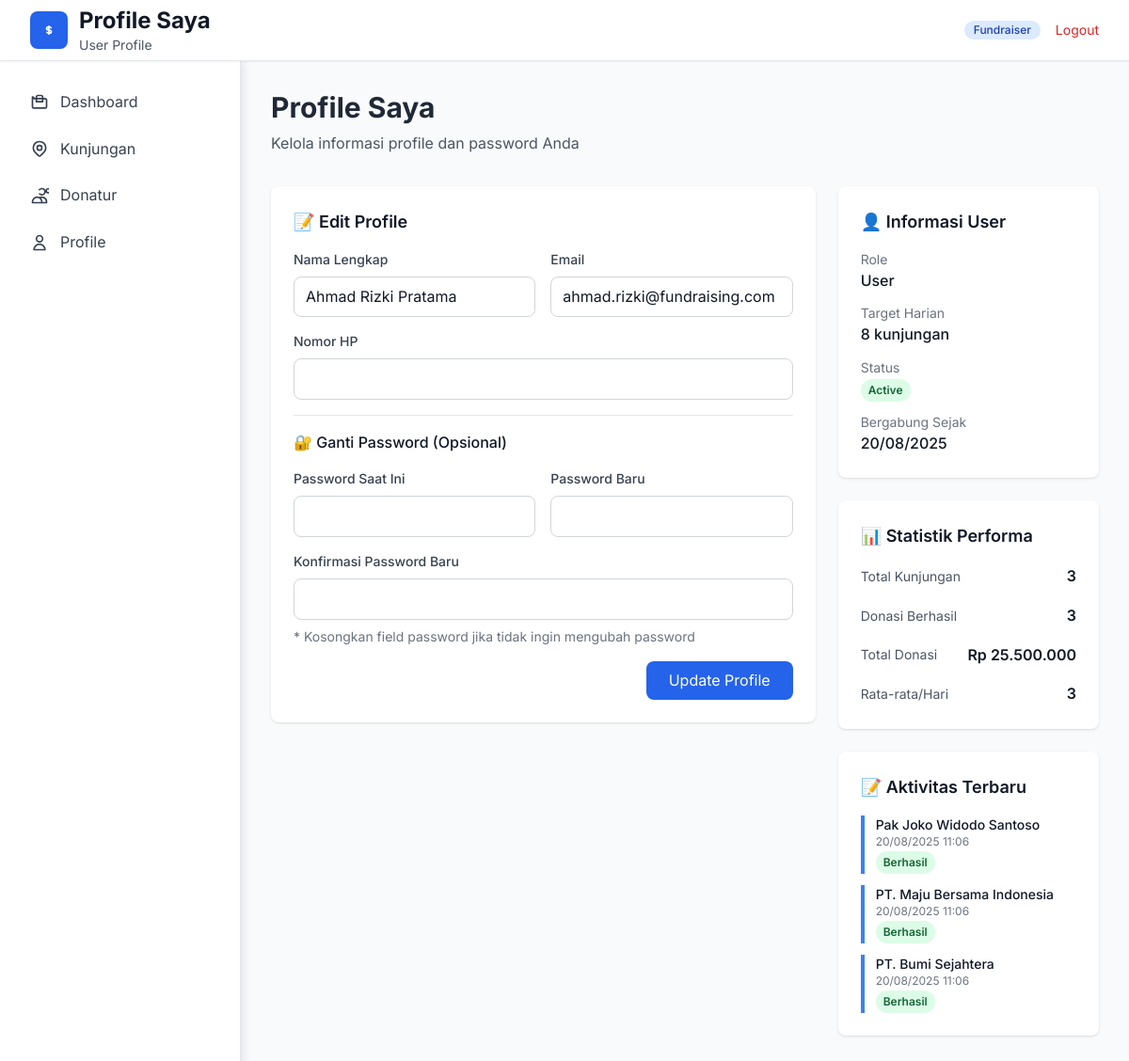
The app's page /profile.php (signed in) with its own data.
### tables this page shows
CREATE TABLE `users` (
    `id` INT UNSIGNED NOT NULL AUTO_INCREMENT,
    `name` VARCHAR(150) NOT NULL,
    `email` VARCHAR(150) DEFAULT NULL,
    `username` VARCHAR(100) DEFAULT NULL,
    `password` VARCHAR(255) NOT NULL,
    `role` ENUM('admin','monitor','user') NOT NULL DEFAULT 'user',
    `status` ENUM('active','inactive') NOT NULL DEFAULT 'active',
    `target` INT UNSIGNED NOT NULL DEFAULT 8,
    `phone` VARCHAR(25) DEFAULT NULL,
    `created_at` TIMESTAMP NOT NULL DEFAULT CURRENT_TIMESTAMP,
    `updated_at` TIMESTAMP NULL DEFAULT CURRENT_TIMESTAMP ON UPDATE CURRENT_TIMESTAMP,
    PRIMARY KEY (`id`),
    UNIQUE KEY `uq_users_email` (`email`),
    UNIQUE KEY `uq_users_username` (`username`),
    KEY `idx_users_role` (`role`),
    KEY `idx_users_status` (`status`)
);

CREATE TABLE `kunjungan` (
    `id` BIGINT UNSIGNED NOT NULL AUTO_INCREMENT,
    `fundraiser_id` INT UNSIGNED NOT NULL,
    `donatur_id` INT UNSIGNED NOT NULL,
    `status` ENUM('berhasil','tidak-berhasil','follow-up') NOT NULL,
    `nominal` BIGINT UNSIGNED NOT NULL DEFAULT 0,
    `catatan` TEXT DEFAULT NULL,
    `foto` VARCHAR(255) DEFAULT NULL,
    `latitude` DECIMAL(10,8) DEFAULT NULL,
    `longitude` DECIMAL(11,8) DEFAULT NULL,
    `location_address` TEXT DEFAULT NULL,
    `created_at` TIMESTAMP NOT NULL DEFAULT CURRENT_TIMESTAMP,
    `updated_at` TIMESTAMP NULL DEFAULT CURRENT_TIMESTAMP ON UPDATE CURRENT_TIMESTAMP,
    PRIMARY KEY (`id`),
    KEY `idx_kunjungan_fundraiser` (`fundraiser_id`),
    KEY `idx_kunjungan_donatur` (`donatur_id`),
    KEY `idx_kunjungan_status` (`status`),
    KEY `idx_kunjungan_created_at` (`created_at`),
    KEY `idx_kunjungan_foto` (`foto`),
    KEY `idx_kunjungan_location` (`latitude`,`longitude`),
    CONSTRAINT `fk_kunjungan_fundraiser`
        FOREIGN KEY (`fundraiser_id`) REFERENCES `users`(`id`)
        ON UPDATE CASCADE ON DELETE RESTRICT,
    CONSTRAINT `fk_kunjungan_donatur`
        FOREIGN KEY (`donatur_id`) REFERENCES `donatur`(`id`)
        ON UPDATE CASCADE ON DELETE RESTRICT
);

CREATE TABLE `donatur` (
    `id` INT UNSIGNED NOT NULL AUTO_INCREMENT,
    `nama` VARCHAR(150) NOT NULL,
    `hp` VARCHAR(25) NOT NULL,
    `alamat` TEXT DEFAULT NULL,
    `created_at` TIMESTAMP NOT NULL DEFAULT CURRENT_TIMESTAMP,
    PRIMARY KEY (`id`),
    UNIQUE KEY `uq_donatur_hp` (`hp`)
);

### profile.php (the view, shortened to what this page needs)
<?php
require_once 'config.php';
$stmt = $pdo->prepare("SELECT * FROM users WHERE id = :id");
$stmt->bindParam(':id', $_SESSION['user_id']);
$stmt->execute();
$user = $stmt->fetch(PDO::FETCH_ASSOC);
try {
    $user_id = $user['id'];
    $stmt = $pdo->prepare("SELECT COUNT(*) FROM kunjungan WHERE fundraiser_id = ?");
    $stmt->execute([$user_id]);
    $total_kunjungan = $stmt->fetchColumn();
    $stmt = $pdo->prepare("SELECT COUNT(*) FROM kunjungan WHERE fundraiser_id = ? AND status = 'berhasil'");
    $stmt->execute([$user_id]);
    $total_berhasil = $stmt->fetchColumn();
    $stmt = $pdo->prepare("SELECT COALESCE(SUM(nominal), 0) FROM kunjungan WHERE fundraiser_id = ? AND status = 'berhasil'");
    $stmt->execute([$user_id]);
    $total_nominal = $stmt->fetchColumn();
    $stmt = $pdo->prepare("
        SELECT AVG(daily_count) as avg_per_day
        FROM (
            SELECT DATE(created_at) as visit_date, COUNT(*) as daily_count
            FROM kunjungan
            WHERE fundraiser_id = ? AND created_at >= DATE_SUB(CURDATE(), INTERVAL 30 DAY)
            GROUP BY DATE(created_at)
        ) as daily_stats
    ");
    $stmt->execute([$user_id]);
    $avg_per_day = round($stmt->fetchColumn(), 1);
    $stmt = $pdo->prepare("
        SELECT k.*, d.nama as donatur_name
        FROM kunjungan k
        LEFT JOIN donatur d ON k.donatur_id = d.id
        WHERE k.fundraiser_id = ?
        ORDER BY k.created_at DESC
        LIMIT 5
    ");
    $stmt->execute([$user_id]);
    $recent_activities = $stmt->fetchAll(PDO::FETCH_ASSOC);
} catch (Exception $e) {
    $error_message = $e->getMessage();
    $total_kunjungan = 0;
    $total_berhasil = 0;
    $total_nominal = 0;
    $avg_per_day = 0;
    $recent_activities = [];
}
?>
<!DOCTYPE html>
<html lang="id">
<head>
    <script src="https://cdn.tailwindcss.com"></script>
    <link rel="stylesheet" href="styles/main.css">
    <link rel="stylesheet" href="styles/icon-fixes.css">
</head>
<body class="bg-gray-100">
    <header class="bg-white shadow-sm border-b">
        <div class="max-w-full mx-auto px-4 sm:px-6 lg:px-8">
            <div class="flex justify-between items-center" style="height: 64px !important;">
                <div class="flex items-center">
                    <?php
                    require_once 'logo_manager.php';
                    echo get_logo_html('w-10 h-10', 'mr-3');
                    ?>
                    <div>
                        <h1 class="text-xl md:text-2xl font-bold text-gray-900">Profile Saya</h1>
                        <p class="text-sm text-gray-600">User Profile</p>
                    </div>
                </div>
                <div class="flex items-center space-x-2 md:space-x-4">
                    <span class="inline-flex items-center px-2 py-1 md:px-2.5 md:py-0.5 rounded-full text-xs font-medium bg-blue-100 text-blue-800">Fundraiser</span>
                    <a href="logout.php" class="text-xs md:text-sm text-red-600 hover:text-red-800">Logout</a>
                </div>
            </div>
        </div>
    </header>
    <div class="flex">
        <div class="main-content flex-1 p-4 md:p-8">
            <div class="mb-6 md:mb-8">
                <h2 class="text-2xl md:text-3xl font-bold text-gray-800">Profile Saya</h2>
                <p class="text-gray-600 mt-2">Kelola informasi profile dan password Anda</p>
            </div>
            <div class="grid grid-cols-1 lg:grid-cols-3 gap-6">
                <div class="lg:col-span-2">
                    <div class="bg-white rounded-lg shadow p-6">
                        <h3 class="text-lg font-semibold text-gray-900 mb-4">📝 Edit Profile</h3>
                        <form method="POST" class="space-y-4">
                            <div class="grid grid-cols-1 md:grid-cols-2 gap-4">
                                <div>
                                    <label class="block text-sm font-medium text-gray-700 mb-2">Nama Lengkap</label>
                                    <input type="text" name="name" value="<?php echo htmlspecialchars($user['name']); ?>" required
                                           class="w-full px-3 py-2 border border-gray-300 rounded-lg focus:outline-none focus:ring-2 focus:ring-blue-500">
                                </div>
                                <div>
                                    <label class="block text-sm font-medium text-gray-700 mb-2">Email</label>
                                    <input type="email" name="email" value="<?php echo htmlspecialchars($user['email']); ?>" required
                                           class="w-full px-3 py-2 border border-gray-300 rounded-lg focus:outline-none focus:ring-2 focus:ring-blue-500">
                                </div>
                            </div>
                            <div>
                                <label class="block text-sm font-medium text-gray-700 mb-2">Nomor HP</label>
                                <input type="tel" name="hp" value="<?php echo htmlspecialchars($user['hp']); ?>" required
                                       class="w-full px-3 py-2 border border-gray-300 rounded-lg focus:outline-none focus:ring-2 focus:ring-blue-500">
                            </div>
                            <div class="border-t pt-4">
                                <h4 class="text-md font-medium text-gray-900 mb-4">🔐 Ganti Password (Opsional)</h4>
                                <div class="grid grid-cols-1 md:grid-cols-2 gap-4">
                                    <div>
                                        <label class="block text-sm font-medium text-gray-700 mb-2">Password Saat Ini</label>
                                        <input type="password" name="current_password"
                                               class="w-full px-3 py-2 border border-gray-300 rounded-lg focus:outline-none focus:ring-2 focus:ring-blue-500">
                                    </div>
                                    <div>
                                        <label class="block text-sm font-medium text-gray-700 mb-2">Password Baru</label>
                                        <input type="password" name="new_password"
                                               class="w-full px-3 py-2 border border-gray-300 rounded-lg focus:outline-none focus:ring-2 focus:ring-blue-500">
                                    </div>
                                </div>
                                <div class="mt-4">
                                    <label class="block text-sm font-medium text-gray-700 mb-2">Konfirmasi Password Baru</label>
                                    <input type="password" name="confirm_password"
                                           class="w-full px-3 py-2 border border-gray-300 rounded-lg focus:outline-none focus:ring-2 focus:ring-blue-500">
                                </div>
                                <p class="text-sm text-gray-500 mt-2">* Kosongkan field password jika tidak ingin mengubah password</p>
                            </div>
                            <div class="flex justify-end">
                                <button type="submit" class="px-6 py-2 bg-blue-600 text-white rounded-lg hover:bg-blue-700 transition-colors">
                                    Update Profile
                                </button>
                            </div>
                        </form>
                    </div>
                </div>
                <div class="space-y-6">
                    <div class="bg-white rounded-lg shadow p-6">
                        <h3 class="text-lg font-semibold text-gray-900 mb-4">👤 Informasi User</h3>
                        <div class="space-y-3">
                            <div>
                                <p class="text-sm text-gray-500">Role</p>
                                <p class="font-medium"><?php echo ucfirst($user['role']); ?></p>
                            </div>
                            <div>
                                <p class="text-sm text-gray-500">Target Harian</p>
                                <p class="font-medium"><?php echo $user['target'] ?? 8; ?> kunjungan</p>
                            </div>
                            <div>
                                <p class="text-sm text-gray-500">Status</p>
                                <span class="inline-flex px-2 py-1 text-xs font-semibold rounded-full <?php echo $user['status'] === 'active' ? 'bg-green-100 text-green-800' : 'bg-red-100 text-red-800'; ?>">
                                    <?php echo ucfirst($user['status'] ?? 'active'); ?>
                                </span>
                            </div>
                            <div>
                                <p class="text-sm text-gray-500">Bergabung Sejak</p>
                                <p class="font-medium"><?php echo date('d/m/Y', strtotime($user['created_at'])); ?></p>
                            </div>
                        </div>
                    </div>
                    <div class="bg-white rounded-lg shadow p-6">
                        <h3 class="text-lg font-semibold text-gray-900 mb-4">📊 Statistik Performa</h3>
                        <div class="space-y-4">
                            <div class="flex justify-between items-center">
                                <span class="text-sm text-gray-600">Total Kunjungan</span>
                                <span class="font-semibold"><?php echo $total_kunjungan; ?></span>
                            </div>
                            <div class="flex justify-between items-center">
                                <span class="text-sm text-gray-600">Donasi Berhasil</span>
                                <span class="font-semibold"><?php echo $total_berhasil; ?></span>
                            </div>
                            <div class="flex justify-between items-center">
                                <span class="text-sm text-gray-600">Total Donasi</span>
                                <span class="font-semibold">Rp <?php echo number_format($total_nominal, 0, ',', '.'); ?></span>
                            </div>
                            <div class="flex justify-between items-center">
                                <span class="text-sm text-gray-600">Rata-rata/Hari</span>
                                <span class="font-semibold"><?php echo $avg_per_day; ?></span>
                            </div>
                        </div>
                    </div>
                    <div class="bg-white rounded-lg shadow p-6">
                        <h3 class="text-lg font-semibold text-gray-900 mb-4">📝 Aktivitas Terbaru</h3>
                        <?php if (!empty($recent_activities)): ?>
                        <div class="space-y-3">
                            <?php foreach ($recent_activities as $activity): ?>
                            <div class="border-l-4 border-blue-500 pl-3">
                                <p class="text-sm font-medium"><?php echo htmlspecialchars($activity['donatur_name'] ?? 'Unknown'); ?></p>
                                <p class="text-xs text-gray-500"><?php echo date('d/m/Y H:i', strtotime($activity['created_at'])); ?></p>
                                <span class="inline-flex px-2 py-1 text-xs font-semibold rounded-full <?php
                                    echo $activity['status'] === 'berhasil' ? 'bg-green-100 text-green-800' :
                                         ($activity['status'] === 'follow-up' ? 'bg-yellow-100 text-yellow-800' : 'bg-red-100 text-red-800');
                                ?>">
                                    <?php echo ucfirst($activity['status']); ?>
                                </span>
                            </div>
                            <?php endforeach; ?>
                        </div>
                        <?php else: ?>
                        <p class="text-sm text-gray-500">Belum ada aktivitas</p>
                        <?php endif; ?>
                    </div>
                </div>
            </div>
        </div>
    </div>
</body>
</html>

### records on screen
users: name "Ahmad Rizki Pratama", email "ahmad.rizki@fundraising.com", role "User", target "8", status "Active", created_at "20/08/2025"
kunjungan: donatur.nama "Pak Joko Widodo Santoso", created_at "20/08/2025 11:06", status "Berhasil"
kunjungan: donatur.nama "PT. Maju Bersama Indonesia", created_at "20/08/2025 11:06", status "Berhasil"
kunjungan: donatur.nama "PT. Bumi Sejahtera", created_at "20/08/2025 11:06", status "Berhasil"

### other values on screen
$total_kunjungan "3"
$total_berhasil "3"
$total_nominal "25.500.000"
$avg_per_day "3"
